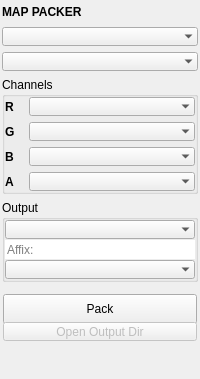
<?xml version="1.0" encoding="UTF-8"?>
<ui version="4.0">
 <class>QtUi</class>
 <widget class="QMainWindow" name="QtUi">
  <property name="enabled">
   <bool>true</bool>
  </property>
  <property name="geometry">
   <rect>
    <x>0</x>
    <y>0</y>
    <width>200</width>
    <height>296</height>
   </rect>
  </property>
  <property name="tabShape">
   <enum>QTabWidget::Triangular</enum>
  </property>
  <property name="dockNestingEnabled">
   <bool>true</bool>
  </property>
  <property name="dockOptions">
   <set>QMainWindow::AllowNestedDocks|QMainWindow::AllowTabbedDocks|QMainWindow::AnimatedDocks|QMainWindow::ForceTabbedDocks</set>
  </property>
  <widget class="QWidget" name="central_widget">
   <property name="minimumSize">
    <size>
     <width>200</width>
     <height>0</height>
    </size>
   </property>
   <layout class="QVBoxLayout" name="verticalLayout">
    <property name="spacing">
     <number>2</number>
    </property>
    <property name="leftMargin">
     <number>2</number>
    </property>
    <property name="topMargin">
     <number>2</number>
    </property>
    <property name="rightMargin">
     <number>2</number>
    </property>
    <property name="bottomMargin">
     <number>2</number>
    </property>
    <item>
     <layout class="QVBoxLayout" name="main_layout">
      <property name="spacing">
       <number>6</number>
      </property>
      <property name="sizeConstraint">
       <enum>QLayout::SetFixedSize</enum>
      </property>
      <item>
       <widget class="Header" name="header">
        <property name="sizePolicy">
         <sizepolicy hsizetype="Preferred" vsizetype="Fixed">
          <horstretch>0</horstretch>
          <verstretch>0</verstretch>
         </sizepolicy>
        </property>
        <property name="minimumSize">
         <size>
          <width>0</width>
          <height>19</height>
         </size>
        </property>
        <property name="maximumSize">
         <size>
          <width>999</width>
          <height>19</height>
         </size>
        </property>
        <property name="font">
         <font>
          <weight>75</weight>
          <bold>true</bold>
         </font>
        </property>
        <property name="text">
         <string>MAP PACKER</string>
        </property>
       </widget>
      </item>
      <item>
       <widget class="ComboBox" name="cmbMode">
        <property name="sizePolicy">
         <sizepolicy hsizetype="Preferred" vsizetype="Fixed">
          <horstretch>0</horstretch>
          <verstretch>0</verstretch>
         </sizepolicy>
        </property>
        <property name="minimumSize">
         <size>
          <width>0</width>
          <height>19</height>
         </size>
        </property>
        <property name="maximumSize">
         <size>
          <width>16777215</width>
          <height>19</height>
         </size>
        </property>
        <property name="toolTip">
         <string>Pack: combine the per-channel source maps into one packed texture.
Unpack: split a packed texture back into its per-channel maps (each channel's selected map type names the output file).</string>
        </property>
        <property name="frame">
         <bool>false</bool>
        </property>
       </widget>
      </item>
      <item>
       <widget class="ComboBox" name="cmbPreset">
        <property name="sizePolicy">
         <sizepolicy hsizetype="Preferred" vsizetype="Fixed">
          <horstretch>0</horstretch>
          <verstretch>0</verstretch>
         </sizepolicy>
        </property>
        <property name="minimumSize">
         <size>
          <width>0</width>
          <height>19</height>
         </size>
        </property>
        <property name="maximumSize">
         <size>
          <width>16777215</width>
          <height>19</height>
         </size>
        </property>
        <property name="toolTip">
         <string>Channel layout preset: the R/G/B/A map types, output format and affix under one name. Serves both Pack and Unpack.</string>
        </property>
        <property name="maxVisibleItems">
         <number>30</number>
        </property>
        <property name="frame">
         <bool>false</bool>
        </property>
       </widget>
      </item>
      <item>
       <widget class="QGroupBox" name="Formatting">
        <property name="sizePolicy">
         <sizepolicy hsizetype="Preferred" vsizetype="Fixed">
          <horstretch>0</horstretch>
          <verstretch>0</verstretch>
         </sizepolicy>
        </property>
        <property name="title">
         <string>Channels</string>
        </property>
        <layout class="QGridLayout" name="gridLayout">
         <property name="leftMargin">
          <number>0</number>
         </property>
         <property name="topMargin">
          <number>0</number>
         </property>
         <property name="rightMargin">
          <number>0</number>
         </property>
         <property name="bottomMargin">
          <number>0</number>
         </property>
         <item row="2" column="1">
          <widget class="ComboBox" name="cmbB">
           <property name="sizePolicy">
            <sizepolicy hsizetype="Preferred" vsizetype="Fixed">
             <horstretch>0</horstretch>
             <verstretch>0</verstretch>
            </sizepolicy>
           </property>
           <property name="minimumSize">
            <size>
             <width>0</width>
             <height>19</height>
            </size>
           </property>
           <property name="maximumSize">
            <size>
             <width>16777215</width>
             <height>19</height>
            </size>
           </property>
           <property name="toolTip">
            <string>Specify the map to pack to the Blue Channel.</string>
           </property>
           <property name="maxVisibleItems">
            <number>30</number>
           </property>
           <property name="sizeAdjustPolicy">
            <enum>QComboBox::AdjustToContentsOnFirstShow</enum>
           </property>
           <property name="frame">
            <bool>false</bool>
           </property>
          </widget>
         </item>
         <item row="0" column="1">
          <widget class="ComboBox" name="cmbR">
           <property name="sizePolicy">
            <sizepolicy hsizetype="Preferred" vsizetype="Fixed">
             <horstretch>0</horstretch>
             <verstretch>0</verstretch>
            </sizepolicy>
           </property>
           <property name="minimumSize">
            <size>
             <width>0</width>
             <height>19</height>
            </size>
           </property>
           <property name="maximumSize">
            <size>
             <width>16777215</width>
             <height>19</height>
            </size>
           </property>
           <property name="toolTip">
            <string>Specify the map to pack to the Red Channel.</string>
           </property>
           <property name="maxVisibleItems">
            <number>30</number>
           </property>
           <property name="sizeAdjustPolicy">
            <enum>QComboBox::AdjustToContentsOnFirstShow</enum>
           </property>
           <property name="frame">
            <bool>false</bool>
           </property>
          </widget>
         </item>
         <item row="3" column="1">
          <widget class="ComboBox" name="cmbA">
           <property name="sizePolicy">
            <sizepolicy hsizetype="Preferred" vsizetype="Fixed">
             <horstretch>0</horstretch>
             <verstretch>0</verstretch>
            </sizepolicy>
           </property>
           <property name="minimumSize">
            <size>
             <width>0</width>
             <height>19</height>
            </size>
           </property>
           <property name="maximumSize">
            <size>
             <width>16777215</width>
             <height>19</height>
            </size>
           </property>
           <property name="toolTip">
            <string>Specify the map to pack to the Alpha Channel.</string>
           </property>
           <property name="maxVisibleItems">
            <number>30</number>
           </property>
           <property name="sizeAdjustPolicy">
            <enum>QComboBox::AdjustToContentsOnFirstShow</enum>
           </property>
           <property name="frame">
            <bool>false</bool>
           </property>
          </widget>
         </item>
         <item row="1" column="1">
          <widget class="ComboBox" name="cmbG">
           <property name="sizePolicy">
            <sizepolicy hsizetype="Preferred" vsizetype="Fixed">
             <horstretch>0</horstretch>
             <verstretch>0</verstretch>
            </sizepolicy>
           </property>
           <property name="minimumSize">
            <size>
             <width>0</width>
             <height>19</height>
            </size>
           </property>
           <property name="maximumSize">
            <size>
             <width>16777215</width>
             <height>19</height>
            </size>
           </property>
           <property name="toolTip">
            <string>Specify the map to pack to the Green Channel.</string>
           </property>
           <property name="maxVisibleItems">
            <number>30</number>
           </property>
           <property name="sizeAdjustPolicy">
            <enum>QComboBox::AdjustToContentsOnFirstShow</enum>
           </property>
           <property name="frame">
            <bool>false</bool>
           </property>
          </widget>
         </item>
         <item row="0" column="0">
          <widget class="QLabel" name="lblR">
           <property name="maximumSize">
            <size>
             <width>18</width>
             <height>16777215</height>
            </size>
           </property>
           <property name="font">
            <font>
             <weight>75</weight>
             <bold>true</bold>
            </font>
           </property>
           <property name="text">
            <string>R</string>
           </property>
          </widget>
         </item>
         <item row="1" column="0">
          <widget class="QLabel" name="lblG">
           <property name="maximumSize">
            <size>
             <width>18</width>
             <height>16777215</height>
            </size>
           </property>
           <property name="font">
            <font>
             <weight>75</weight>
             <bold>true</bold>
            </font>
           </property>
           <property name="text">
            <string>G</string>
           </property>
          </widget>
         </item>
         <item row="2" column="0">
          <widget class="QLabel" name="lblB">
           <property name="maximumSize">
            <size>
             <width>18</width>
             <height>16777215</height>
            </size>
           </property>
           <property name="font">
            <font>
             <weight>75</weight>
             <bold>true</bold>
            </font>
           </property>
           <property name="text">
            <string>B</string>
           </property>
          </widget>
         </item>
         <item row="3" column="0">
          <widget class="QLabel" name="lblA">
           <property name="maximumSize">
            <size>
             <width>18</width>
             <height>16777215</height>
            </size>
           </property>
           <property name="font">
            <font>
             <weight>75</weight>
             <bold>true</bold>
            </font>
           </property>
           <property name="text">
            <string>A</string>
           </property>
          </widget>
         </item>
        </layout>
       </widget>
      </item>
      <item>
       <widget class="QGroupBox" name="groupBox">
        <property name="sizePolicy">
         <sizepolicy hsizetype="Preferred" vsizetype="Fixed">
          <horstretch>0</horstretch>
          <verstretch>0</verstretch>
         </sizepolicy>
        </property>
        <property name="title">
         <string>Output</string>
        </property>
        <layout class="QVBoxLayout" name="verticalLayout_2">
         <property name="spacing">
          <number>1</number>
         </property>
         <property name="leftMargin">
          <number>0</number>
         </property>
         <property name="topMargin">
          <number>0</number>
         </property>
         <property name="rightMargin">
          <number>0</number>
         </property>
         <property name="bottomMargin">
          <number>0</number>
         </property>
         <item>
          <widget class="ComboBox" name="cmbFormat">
           <property name="sizePolicy">
            <sizepolicy hsizetype="Preferred" vsizetype="Fixed">
             <horstretch>0</horstretch>
             <verstretch>0</verstretch>
            </sizepolicy>
           </property>
           <property name="minimumSize">
            <size>
             <width>0</width>
             <height>19</height>
            </size>
           </property>
           <property name="maximumSize">
            <size>
             <width>16777215</width>
             <height>19</height>
            </size>
           </property>
           <property name="toolTip">
            <string>Specify the map output file format.</string>
           </property>
           <property name="maxVisibleItems">
            <number>30</number>
           </property>
           <property name="sizeAdjustPolicy">
            <enum>QComboBox::AdjustToContentsOnFirstShow</enum>
           </property>
           <property name="frame">
            <bool>false</bool>
           </property>
          </widget>
         </item>
         <item>
          <widget class="LineEdit" name="txtSuffix">
           <property name="sizePolicy">
            <sizepolicy hsizetype="Preferred" vsizetype="Fixed">
             <horstretch>0</horstretch>
             <verstretch>0</verstretch>
            </sizepolicy>
           </property>
           <property name="minimumSize">
            <size>
             <width>0</width>
             <height>19</height>
            </size>
           </property>
           <property name="maximumSize">
            <size>
             <width>16777215</width>
             <height>19</height>
            </size>
           </property>
           <property name="toolTip">
            <string>Affix for the packed texture's file name. The button beside it selects Prefix / Suffix / Auto / Scene; empty falls back to the shared naming convention.</string>
           </property>
           <property name="frame">
            <bool>false</bool>
           </property>
           <property name="placeholderText">
            <string>Affix:</string>
           </property>
          </widget>
         </item>
         <item>
          <widget class="ComboBox" name="cmbMissing">
           <property name="sizePolicy">
            <sizepolicy hsizetype="Preferred" vsizetype="Fixed">
             <horstretch>0</horstretch>
             <verstretch>0</verstretch>
            </sizepolicy>
           </property>
           <property name="minimumSize">
            <size>
             <width>0</width>
             <height>19</height>
            </size>
           </property>
           <property name="maximumSize">
            <size>
             <width>16777215</width>
             <height>19</height>
            </size>
           </property>
           <property name="toolTip">
            <string>Pack only. What to do with a texture set when one or more of the requested source maps is missing (and can't be derived from the maps that are present).
Skip Set (default): nothing is written, so an incomplete set can't silently produce a packed map with blank channels.
Pack If 2+ Maps: pack only when at least two channels resolved - enough that the result is still a useful packed map rather than a single map wearing a packed name.
Pack Anyway: always pack; a missing channel stores its map type's absent value (unoccluded, matte, dielectric, opaque).</string>
           </property>
           <property name="frame">
            <bool>false</bool>
           </property>
          </widget>
         </item>
        </layout>
       </widget>
      </item>
      <item>
       <layout class="QVBoxLayout" name="verticalLayout_3">
        <property name="spacing">
         <number>3</number>
        </property>
        <property name="leftMargin">
         <number>1</number>
        </property>
        <property name="topMargin">
         <number>1</number>
        </property>
        <property name="rightMargin">
         <number>1</number>
        </property>
        <property name="bottomMargin">
         <number>1</number>
        </property>
        <item>
         <widget class="QPushButton" name="b000">
          <property name="enabled">
           <bool>true</bool>
          </property>
          <property name="minimumSize">
           <size>
            <width>0</width>
            <height>30</height>
           </size>
          </property>
          <property name="maximumSize">
           <size>
            <width>16777215</width>
            <height>19</height>
           </size>
          </property>
          <property name="toolTip">
           <string>Choose the maps to pack and perform the operation.</string>
          </property>
          <property name="text">
           <string>Pack</string>
          </property>
         </widget>
        </item>
        <item>
         <widget class="QPushButton" name="b001">
          <property name="enabled">
           <bool>false</bool>
          </property>
          <property name="sizePolicy">
           <sizepolicy hsizetype="Preferred" vsizetype="Fixed">
            <horstretch>0</horstretch>
            <verstretch>0</verstretch>
           </sizepolicy>
          </property>
          <property name="minimumSize">
           <size>
            <width>0</width>
            <height>19</height>
           </size>
          </property>
          <property name="maximumSize">
           <size>
            <width>16777215</width>
            <height>19</height>
           </size>
          </property>
          <property name="toolTip">
           <string>Choose the maps to pack and perform the operation.</string>
          </property>
          <property name="text">
           <string>Open Output Dir</string>
          </property>
         </widget>
        </item>
       </layout>
      </item>
      <item>
       <spacer name="verticalSpacer">
        <property name="orientation">
         <enum>Qt::Vertical</enum>
        </property>
        <property name="sizeType">
         <enum>QSizePolicy::Fixed</enum>
        </property>
        <property name="sizeHint" stdset="0">
         <size>
          <width>0</width>
          <height>10</height>
         </size>
        </property>
       </spacer>
      </item>
      <item>
       <widget class="Footer" name="footer" native="true">
        <property name="minimumSize">
         <size>
          <width>0</width>
          <height>19</height>
         </size>
        </property>
        <property name="maximumSize">
         <size>
          <width>16777215</width>
          <height>19</height>
         </size>
        </property>
       </widget>
      </item>
     </layout>
    </item>
   </layout>
  </widget>
 </widget>
 <customwidgets>
  <customwidget>
   <class>Header</class>
   <extends>QLabel</extends>
   <header>uitk.widgets.header</header>
  </customwidget>
  <customwidget>
   <class>Footer</class>
   <extends>QWidget</extends>
   <header>uitk.widgets.footer</header>
  </customwidget>
  <customwidget>
   <class>ComboBox</class>
   <extends>QComboBox</extends>
   <header>uitk.widgets.comboBox.ComboBox.h</header>
  </customwidget>
  <customwidget>
   <class>LineEdit</class>
   <extends>QLineEdit</extends>
   <header>uitk.widgets.lineEdit</header>
  </customwidget>
 </customwidgets>
 <resources/>
 <connections/>
 <designerdata>
  <property name="gridDeltaX">
   <number>5</number>
  </property>
  <property name="gridDeltaY">
   <number>5</number>
  </property>
  <property name="gridSnapX">
   <bool>true</bool>
  </property>
  <property name="gridSnapY">
   <bool>true</bool>
  </property>
  <property name="gridVisible">
   <bool>true</bool>
  </property>
 </designerdata>
</ui>
